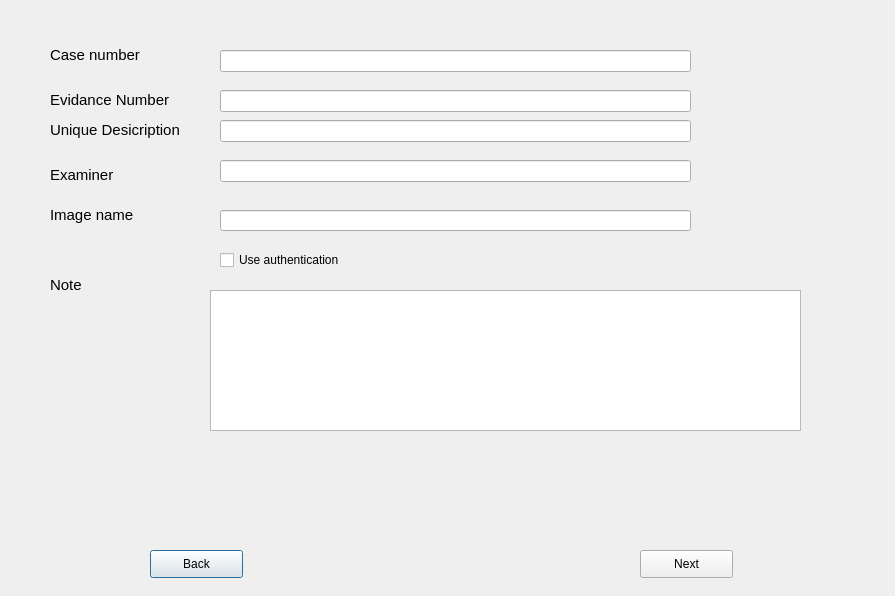
<?xml version="1.0" encoding="UTF-8"?>
<ui version="4.0">
 <class>Evidance</class>
 <widget class="QDialog" name="Evidance">
  <property name="geometry">
   <rect>
    <x>0</x>
    <y>0</y>
    <width>895</width>
    <height>596</height>
   </rect>
  </property>
  <property name="windowTitle">
   <string>Evidance Item Information</string>
  </property>
  <widget class="QLabel" name="lbl_CaseNumber">
   <property name="geometry">
    <rect>
     <x>50</x>
     <y>30</y>
     <width>131</width>
     <height>51</height>
    </rect>
   </property>
   <property name="lineWidth">
    <number>3</number>
   </property>
   <property name="text">
    <string>&lt;html&gt;&lt;head/&gt;&lt;body&gt;&lt;p&gt;&lt;span style=&quot; font-size:11pt;&quot;&gt;Case number&lt;/span&gt;&lt;/p&gt;&lt;/body&gt;&lt;/html&gt;</string>
   </property>
  </widget>
  <widget class="QLabel" name="label">
   <property name="geometry">
    <rect>
     <x>50</x>
     <y>90</y>
     <width>151</width>
     <height>20</height>
    </rect>
   </property>
   <property name="text">
    <string>&lt;html&gt;&lt;head/&gt;&lt;body&gt;&lt;p&gt;&lt;span style=&quot; font-size:11pt;&quot;&gt;Evidance Number&lt;/span&gt;&lt;/p&gt;&lt;/body&gt;&lt;/html&gt;</string>
   </property>
  </widget>
  <widget class="QLabel" name="label_2">
   <property name="geometry">
    <rect>
     <x>50</x>
     <y>120</y>
     <width>151</width>
     <height>20</height>
    </rect>
   </property>
   <property name="text">
    <string>&lt;html&gt;&lt;head/&gt;&lt;body&gt;&lt;p&gt;&lt;span style=&quot; font-size:11pt;&quot;&gt;Unique Desicription&lt;/span&gt;&lt;/p&gt;&lt;/body&gt;&lt;/html&gt;</string>
   </property>
  </widget>
  <widget class="QLabel" name="label_3">
   <property name="geometry">
    <rect>
     <x>50</x>
     <y>160</y>
     <width>101</width>
     <height>31</height>
    </rect>
   </property>
   <property name="text">
    <string>&lt;html&gt;&lt;head/&gt;&lt;body&gt;&lt;p&gt;&lt;span style=&quot; font-size:11pt;&quot;&gt;Examiner&lt;/span&gt;&lt;/p&gt;&lt;/body&gt;&lt;/html&gt;</string>
   </property>
  </widget>
  <widget class="QLabel" name="label_4">
   <property name="geometry">
    <rect>
     <x>50</x>
     <y>270</y>
     <width>71</width>
     <height>31</height>
    </rect>
   </property>
   <property name="text">
    <string>&lt;html&gt;&lt;head/&gt;&lt;body&gt;&lt;p&gt;&lt;span style=&quot; font-size:11pt;&quot;&gt;Note&lt;/span&gt;&lt;/p&gt;&lt;/body&gt;&lt;/html&gt;</string>
   </property>
  </widget>
  <widget class="QLineEdit" name="LnEdtCaseNumber">
   <property name="geometry">
    <rect>
     <x>220</x>
     <y>50</y>
     <width>471</width>
     <height>22</height>
    </rect>
   </property>
  </widget>
  <widget class="QLineEdit" name="lnEdtEvidanceNumber">
   <property name="geometry">
    <rect>
     <x>220</x>
     <y>90</y>
     <width>471</width>
     <height>22</height>
    </rect>
   </property>
  </widget>
  <widget class="QLineEdit" name="lineEdtUniqueDesicription">
   <property name="geometry">
    <rect>
     <x>220</x>
     <y>120</y>
     <width>471</width>
     <height>22</height>
    </rect>
   </property>
  </widget>
  <widget class="QLineEdit" name="lnEdtExaminer">
   <property name="geometry">
    <rect>
     <x>220</x>
     <y>160</y>
     <width>471</width>
     <height>22</height>
    </rect>
   </property>
  </widget>
  <widget class="QTextEdit" name="textEdit_note">
   <property name="geometry">
    <rect>
     <x>210</x>
     <y>290</y>
     <width>591</width>
     <height>141</height>
    </rect>
   </property>
  </widget>
  <widget class="QPushButton" name="btnBack">
   <property name="geometry">
    <rect>
     <x>150</x>
     <y>550</y>
     <width>93</width>
     <height>28</height>
    </rect>
   </property>
   <property name="text">
    <string>Back</string>
   </property>
  </widget>
  <widget class="QPushButton" name="btn_next">
   <property name="geometry">
    <rect>
     <x>640</x>
     <y>550</y>
     <width>93</width>
     <height>28</height>
    </rect>
   </property>
   <property name="text">
    <string>Next</string>
   </property>
  </widget>
  <widget class="QLineEdit" name="lineEdtImageName">
   <property name="geometry">
    <rect>
     <x>220</x>
     <y>210</y>
     <width>471</width>
     <height>21</height>
    </rect>
   </property>
  </widget>
  <widget class="QLabel" name="lbl_ImageName">
   <property name="geometry">
    <rect>
     <x>50</x>
     <y>200</y>
     <width>111</width>
     <height>31</height>
    </rect>
   </property>
   <property name="text">
    <string>&lt;html&gt;&lt;head/&gt;&lt;body&gt;&lt;p&gt;&lt;span style=&quot; font-size:11pt;&quot;&gt;Image name&lt;/span&gt;&lt;/p&gt;&lt;/body&gt;&lt;/html&gt;</string>
   </property>
  </widget>
  <widget class="QCheckBox" name="checkBox_authenticatin">
   <property name="geometry">
    <rect>
     <x>220</x>
     <y>250</y>
     <width>181</width>
     <height>20</height>
    </rect>
   </property>
   <property name="text">
    <string>Use authentication</string>
   </property>
  </widget>
 </widget>
 <resources/>
 <connections/>
</ui>
